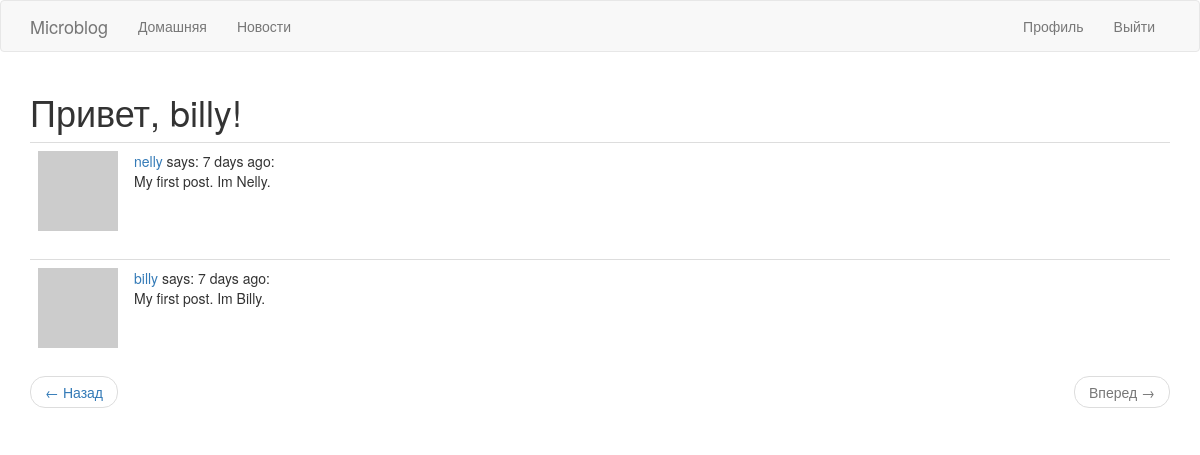
Screenshot of /explore?page=2 (signed in) with the database file from the repository.
### app/models.py (models this page shows, shortened)
class User(UserMixin, db.Model):
	id = db.Column(db.Integer, primary_key=True)
	username = db.Column(db.String(32), index=True, unique=True)
	email = db.Column(db.String(128), index=True, unique=True)
	password_hash = db.Column(db.String(128))
	posts = db.relationship('Post', backref='author', lazy='dynamic')
	about_me = db.Column(db.String(140))
	last_seen = db.Column(db.DateTime, default=datetime.utcnow)
	followed = db.relationship(
		'User', secondary=followers,
		primaryjoin=(followers.c.follower_id==id),
		secondaryjoin=(followers.c.followed_id == id),
		backref=db.backref('followers', lazy='dynamic'),
		lazy='dynamic')
	def avatar(self, size):
		digest = md5(self.email.lower().encode('utf-8')).hexdigest()
		return 'https://www.gravatar.com/avatar/{}?d=identicon&s={}'.format(digest, size)

class Post(db.Model):
	id = db.Column(db.Integer, primary_key=True)
	body = db.Column(db.String(256))
	timestamp = db.Column(db.DateTime(), default=datetime.utcnow)
	user_id = db.Column(db.Integer, db.ForeignKey('user.id'))

### app/routers.py (the view)
@app.route('/explore')
@login_required
def explore():
	page = request.args.get('page', 1, type=int)
	posts = Post.query.order_by(Post.timestamp.desc()).paginate(
	    page, app.config['POSTS_PER_PAGE'], False)
	next_url = url_for('explore', page=posts.next_num) if posts.has_next else None
	prev_url = url_for('explore', page=posts.prev_num) if posts.has_prev else None
	return render_template('index.html', title='Explore page', posts=posts.items,
	    next_url=next_url, prev_url=prev_url)

### app/models.py (called while the page is built)
@login.user_loader
def load_user(id):
	return User.query.get(int(id))

### app/routers.py (called while the page is built)
@app.before_request
def before_request():
	if current_user.is_authenticated:
		current_user.last_seen = datetime.utcnow()
		db.session.commit()

### app/templates/index.html (shortened to what this page needs)
{% extends "base.html" %}
{% import 'bootstrap/wtf.html' as wtf %}
{% block app_content %}
    <h1>Привет, {{ current_user.username }}!</h1>
    {% for post in posts %}
        {% include '_post.html' %}
    {% endfor %}
    <nav aria-label="...">
        <ul class="pager">
            <li class="previous{% if not prev_url %} disabled{% endif %}">
                <a href="{{ prev_url or '#' }}">
                    <span aria-hidden="true">&larr;</span> Назад
                </a>
            </li>
            <li class="next{% if not next_url %} disabled{% endif %}">
                <a href="{{ next_url or '#' }}">
                    Вперед <span aria-hidden="true">&rarr;</span>
                </a>
            </li>
        </ul>
    </nav>
{% endblock %}

### app/templates/_post.html
    <table class="table table-hover">
        <tr>
            <td width="70px">
                <a href="{{ url_for('user', username=post.author.username) }}">
                    <img src="{{ post.author.avatar(70) }}" />
                </a>
            </td>
            <td>
                <a href="{{ url_for('user', username=post.author.username) }}">
                    {{ post.author.username }}
                </a>
                says: {{ moment(post.timestamp).fromNow() }}:
                <br>
                {{ post.body }}
            </td>
        </tr>
    </table>

### rows the page displays
User: username "billy"
Post: author.username "nelly", timestamp "7 days ago", body "My first post. Im Nelly."
Post: author.username "billy", timestamp "7 days ago", body "My first post. Im Billy."
